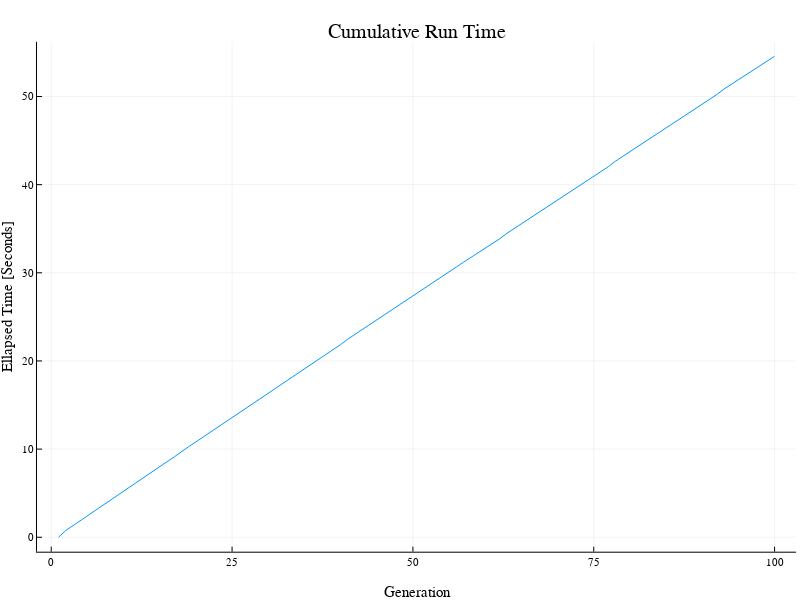

The notebook cell saved with this chart:
### Code cell
ellapsed_time = plot(total_time; xlabel="Generation", ylabel="Ellapsed Time [Seconds]", title="Cumulative Run Time", leg=false)

### Figure 1 — Plotly figure (JSON) as saved in the notebook; plotly's stock layout.template omitted (floating-point values rounded to 4 significant figures)
{"data": [{"colorbar": {"title": ""}, "hoverinfo": "text", "legendgroup": "y1", "line": {"color": "rgba(0, 154, 250, 1.000)", "dash": "solid", "shape": "linear", "width": 1}, "mode": "lines", "name": "y1", "showlegend": true, "text": [null, null, null, null, null, null, null, null, null, null, null, null, null, null, null, null, null, null, null, null, null, null, null, null, null, null, null, null, null, null, null, null, null, null, null, null, null, null, null, null, null, null, null, null, null, null, null, null, null, null, null, null, null, null, null, null, null, null, null, null, null, null, null, null, null, null, null, null, null, null, null, null, null, null, null, null, null, null, null, null, null, null, null, null, null, null, null, null, null, null, null, null, null, null, null, null, null, null, null, null], "type": "scatter", "x": [1, 2, 3, 4, 5, 6, 7, 8, 9, 10, 11, 12, 13, 14, 15, 16, 17, 18, 19, 20, 21, 22, 23, 24, 25, 26, 27, 28, 29, 30, 31, 32, 33, 34, 35, 36, 37, 38, 39, 40, 41, 42, 43, 44, 45, 46, 47, 48, 49, 50, 51, 52, 53, 54, 55, 56, 57, 58, 59, 60, 61, 62, 63, 64, 65, 66, 67, 68, 69, 70, 71, 72, 73, 74, 75, 76, 77, 78, 79, 80, 81, 82, 83, 84, 85, 86, 87, 88, 89, 90, 91, 92, 93, 94, 95, 96, 97, 98, 99, 100], "xaxis": "x1", "y": [0, 0.7566, 1.316, 1.875, 2.446, 3.0, 3.561, 4.125, 4.68, 5.314, 5.864, 6.401, 6.96, 7.484, 8.029, 8.569, 9.115, 9.739, 10.28, 10.82, 11.37, 11.9, 12.45, 12.99, 13.61, 14.15, 14.69, 15.22, 15.76, 16.3, 16.85, 17.39, 18.04, 18.58, 19.12, 19.65, 20.19, 20.75, 21.3, 21.86, 22.48, 23.02, 23.55, 24.08, 24.61, 25.15, 25.68, 26.31, 26.84, 27.38, 27.92, 28.45, 28.98, 29.5, 30.05, 30.66, 31.21, 31.74, 32.26, 32.79, 33.32, 33.85, 34.48, 35.02, 35.55, 36.08, 36.62, 37.15, 37.68, 38.23, 38.83, 39.36, 39.89, 40.43, 40.96, 41.49, 42.03, 42.66, 43.2, 43.74, 44.26, 44.8, 45.32, 45.85, 46.38, 47.0, 47.55, 48.08, 48.61, 49.13, 49.67, 50.21, 50.84, 51.36, 51.9, 52.43, 52.96, 53.5, 54.03, 54.56], "yaxis": "y1", "zmax": 0.1, "zmin": -0.1}], "layout": {"annotations": [{"font": {"color": "rgba(0, 0, 0, 1.000)", "family": "sans-serif", "size": 20}, "rotation": 0, "showarrow": false, "text": "Cumulative Run Time", "x": 0.5207, "xanchor": "center", "xref": "paper", "y": 1, "yanchor": "top", "yref": "paper"}], "height": 600, "margin": {"b": 20, "l": 0, "r": 0, "t": 20}, "paper_bgcolor": "rgba(255, 255, 255, 1.000)", "plot_bgcolor": "rgba(255, 255, 255, 1.000)", "showlegend": false, "width": 800, "xaxis": {"anchor": "y1", "domain": [0.04624, 0.9951], "gridcolor": "rgba(0, 0, 0, 0.100)", "gridwidth": 0.5, "linecolor": "rgba(0, 0, 0, 1.000)", "mirror": false, "range": [-1.97, 103.0], "showgrid": true, "showline": true, "showticklabels": true, "tickangle": 0, "tickcolor": "rgb(0, 0, 0)", "tickfont": {"color": "rgba(0, 0, 0, 1.000)", "family": "sans-serif", "size": 11}, "tickmode": "array", "ticks": "inside", "ticktext": ["0", "25", "50", "75", "100"], "tickvals": [0, 25, 50, 75, 100], "title": "Generation", "titlefont": {"color": "rgba(0, 0, 0, 1.000)", "family": "sans-serif", "size": 15}, "type": "-", "visible": true, "zeroline": false, "zerolinecolor": "rgba(0, 0, 0, 1.000)"}, "yaxis": {"anchor": "x1", "domain": [0.05054, 0.961], "gridcolor": "rgba(0, 0, 0, 0.100)", "gridwidth": 0.5, "linecolor": "rgba(0, 0, 0, 1.000)", "mirror": false, "range": [-1.637, 56.2], "showgrid": true, "showline": true, "showticklabels": true, "tickangle": 0, "tickcolor": "rgb(0, 0, 0)", "tickfont": {"color": "rgba(0, 0, 0, 1.000)", "family": "sans-serif", "size": 11}, "tickmode": "array", "ticks": "inside", "ticktext": ["0", "10", "20", "30", "40", "50"], "tickvals": [0, 10, 20, 30, 40, 50], "title": "Ellapsed Time [Seconds]", "titlefont": {"color": "rgba(0, 0, 0, 1.000)", "family": "sans-serif", "size": 15}, "type": "-", "visible": true, "zeroline": false, "zerolinecolor": "rgba(0, 0, 0, 1.000)"}}}
